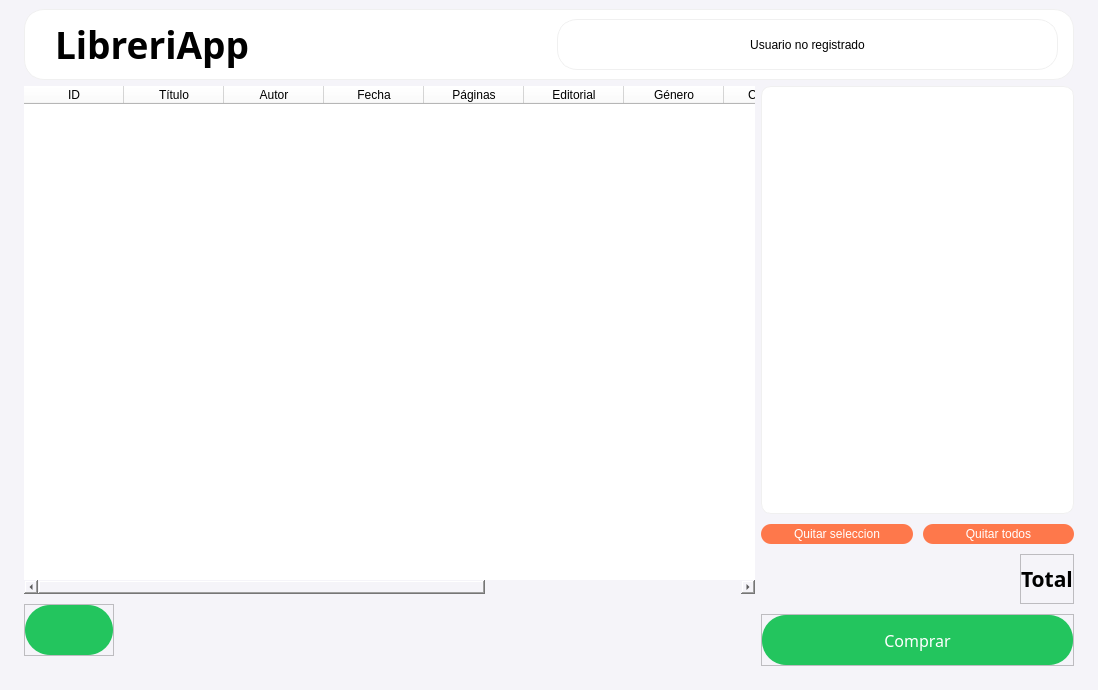
<?xml version="1.0" encoding="UTF-8"?>
<ui version="4.0">
 <class>MainWindow</class>
 <widget class="QMainWindow" name="MainWindow">
  <property name="geometry">
   <rect>
    <x>0</x>
    <y>0</y>
    <width>1098</width>
    <height>690</height>
   </rect>
  </property>
  <property name="windowTitle">
   <string>LibreriApp</string>
  </property>
  <property name="styleSheet">
   <string notr="true">background-color: rgb(245, 244, 249);
</string>
  </property>
  <widget class="QWidget" name="centralwidget">
   <layout class="QHBoxLayout" name="horizontalLayout_3">
    <item>
     <layout class="QVBoxLayout" name="verticalLayout" stretch="1,9">
      <property name="spacing">
       <number>6</number>
      </property>
      <property name="leftMargin">
       <number>15</number>
      </property>
      <property name="rightMargin">
       <number>15</number>
      </property>
      <item alignment="Qt::AlignBottom">
       <widget class="QFrame" name="frame">
        <property name="styleSheet">
         <string notr="true">background-color:rgb(255,255,255);
border:1px solid rgb(240, 240, 240);
border-radius: 20;
</string>
        </property>
        <property name="frameShape">
         <enum>QFrame::StyledPanel</enum>
        </property>
        <property name="frameShadow">
         <enum>QFrame::Raised</enum>
        </property>
        <layout class="QHBoxLayout" name="horizontalLayout_4">
         <property name="spacing">
          <number>0</number>
         </property>
         <property name="leftMargin">
          <number>30</number>
         </property>
         <property name="topMargin">
          <number>9</number>
         </property>
         <property name="rightMargin">
          <number>15</number>
         </property>
         <item>
          <widget class="QLabel" name="titulo">
           <property name="font">
            <font>
             <family>Volkswagen-Serial</family>
             <pointsize>28</pointsize>
             <weight>75</weight>
             <bold>true</bold>
            </font>
           </property>
           <property name="styleSheet">
            <string notr="true">background-color:rgba(0,0,0,0);
border: none</string>
           </property>
           <property name="text">
            <string>LibreriApp</string>
           </property>
          </widget>
         </item>
         <item>
          <widget class="QLabel" name="usuario">
           <property name="minimumSize">
            <size>
             <width>200</width>
             <height>0</height>
            </size>
           </property>
           <property name="maximumSize">
            <size>
             <width>750</width>
             <height>750</height>
            </size>
           </property>
           <property name="text">
            <string>Usuario no registrado</string>
           </property>
           <property name="alignment">
            <set>Qt::AlignCenter</set>
           </property>
           <property name="wordWrap">
            <bool>false</bool>
           </property>
           <property name="margin">
            <number>10</number>
           </property>
          </widget>
         </item>
        </layout>
       </widget>
      </item>
      <item>
       <layout class="QHBoxLayout" name="hLayout" stretch="7,3">
        <property name="leftMargin">
         <number>0</number>
        </property>
        <property name="topMargin">
         <number>0</number>
        </property>
        <property name="rightMargin">
         <number>0</number>
        </property>
        <property name="bottomMargin">
         <number>15</number>
        </property>
        <item>
         <layout class="QVBoxLayout" name="verticalLayout_2" stretch="7,1">
          <property name="spacing">
           <number>0</number>
          </property>
          <item>
           <widget class="QTableWidget" name="tabla">
            <property name="styleSheet">
             <string notr="true">background-color:rgb(255, 255, 255);
border: none</string>
            </property>
            <column>
             <property name="text">
              <string>ID</string>
             </property>
            </column>
            <column>
             <property name="text">
              <string>Título</string>
             </property>
            </column>
            <column>
             <property name="text">
              <string>Autor</string>
             </property>
            </column>
            <column>
             <property name="text">
              <string>Fecha</string>
             </property>
            </column>
            <column>
             <property name="text">
              <string>Páginas</string>
             </property>
            </column>
            <column>
             <property name="text">
              <string>Editorial</string>
             </property>
            </column>
            <column>
             <property name="text">
              <string>Género</string>
             </property>
            </column>
            <column>
             <property name="text">
              <string>Categoria</string>
             </property>
            </column>
            <column>
             <property name="text">
              <string>Sinopsis</string>
             </property>
            </column>
            <column>
             <property name="text">
              <string>Formato</string>
             </property>
            </column>
            <column>
             <property name="text">
              <string>Precio</string>
             </property>
            </column>
           </widget>
          </item>
          <item alignment="Qt::AlignLeft|Qt::AlignVCenter">
           <widget class="QFrame" name="frame_4">
            <property name="frameShape">
             <enum>QFrame::StyledPanel</enum>
            </property>
            <property name="frameShadow">
             <enum>QFrame::Raised</enum>
            </property>
            <layout class="QHBoxLayout" name="horizontalLayout">
             <property name="spacing">
              <number>0</number>
             </property>
             <property name="leftMargin">
              <number>0</number>
             </property>
             <property name="topMargin">
              <number>0</number>
             </property>
             <property name="rightMargin">
              <number>0</number>
             </property>
             <property name="bottomMargin">
              <number>0</number>
             </property>
             <item>
              <widget class="QPushButton" name="agregarLibro">
               <property name="minimumSize">
                <size>
                 <width>50</width>
                 <height>50</height>
                </size>
               </property>
               <property name="font">
                <font>
                 <pointsize>25</pointsize>
                </font>
               </property>
               <property name="styleSheet">
                <string notr="true">border-radius: 25; 
background-color:rgb(35, 197, 94);
border-color: rgb(0, 0, 0);</string>
               </property>
               <property name="text">
                <string/>
               </property>
               <property name="icon">
                <iconset>
                 <normaloff>plus.png</normaloff>plus.png</iconset>
               </property>
               <property name="iconSize">
                <size>
                 <width>52</width>
                 <height>52</height>
                </size>
               </property>
              </widget>
             </item>
            </layout>
           </widget>
          </item>
         </layout>
        </item>
        <item>
         <layout class="QVBoxLayout" name="verticalLayout_3" stretch="9,0,1,1">
          <property name="spacing">
           <number>10</number>
          </property>
          <property name="sizeConstraint">
           <enum>QLayout::SetDefaultConstraint</enum>
          </property>
          <property name="leftMargin">
           <number>0</number>
          </property>
          <property name="topMargin">
           <number>0</number>
          </property>
          <property name="rightMargin">
           <number>0</number>
          </property>
          <property name="bottomMargin">
           <number>0</number>
          </property>
          <item>
           <widget class="QListWidget" name="carrito">
            <property name="styleSheet">
             <string notr="true">background-color:rgb(255, 255, 255);
border-radius: 10;
border: 1px solid rgb(240,240,240)</string>
            </property>
           </widget>
          </item>
          <item>
           <layout class="QHBoxLayout" name="horizontalLayout_5">
            <item>
             <widget class="QPushButton" name="quitarSeleccion">
              <property name="minimumSize">
               <size>
                <width>20</width>
                <height>20</height>
               </size>
              </property>
              <property name="maximumSize">
               <size>
                <width>250</width>
                <height>250</height>
               </size>
              </property>
              <property name="styleSheet">
               <string notr="true">background-color:rgb(254, 120, 75);
border-radius:10;
color:white</string>
              </property>
              <property name="text">
               <string>Quitar seleccion</string>
              </property>
             </widget>
            </item>
            <item>
             <widget class="QPushButton" name="quitarTodos">
              <property name="maximumSize">
               <size>
                <width>250</width>
                <height>250</height>
               </size>
              </property>
              <property name="styleSheet">
               <string notr="true">background-color:rgb(254, 120, 75);
border-radius: 10;
color:white</string>
              </property>
              <property name="text">
               <string>Quitar todos</string>
              </property>
             </widget>
            </item>
           </layout>
          </item>
          <item alignment="Qt::AlignRight">
           <widget class="QFrame" name="frame_3">
            <property name="frameShape">
             <enum>QFrame::StyledPanel</enum>
            </property>
            <property name="frameShadow">
             <enum>QFrame::Raised</enum>
            </property>
            <layout class="QHBoxLayout" name="horizontalLayout_2">
             <property name="leftMargin">
              <number>0</number>
             </property>
             <property name="rightMargin">
              <number>0</number>
             </property>
             <item>
              <widget class="QLabel" name="total">
               <property name="font">
                <font>
                 <family>Volkswagen-Serial</family>
                 <pointsize>16</pointsize>
                 <weight>75</weight>
                 <bold>true</bold>
                </font>
               </property>
               <property name="text">
                <string>Total</string>
               </property>
              </widget>
             </item>
            </layout>
           </widget>
          </item>
          <item>
           <widget class="QFrame" name="frame_2">
            <property name="frameShape">
             <enum>QFrame::StyledPanel</enum>
            </property>
            <property name="frameShadow">
             <enum>QFrame::Raised</enum>
            </property>
            <layout class="QVBoxLayout" name="verticalLayout_4">
             <property name="spacing">
              <number>0</number>
             </property>
             <property name="leftMargin">
              <number>0</number>
             </property>
             <property name="topMargin">
              <number>0</number>
             </property>
             <property name="rightMargin">
              <number>0</number>
             </property>
             <property name="bottomMargin">
              <number>0</number>
             </property>
             <item>
              <widget class="QPushButton" name="comprar">
               <property name="minimumSize">
                <size>
                 <width>0</width>
                 <height>50</height>
                </size>
               </property>
               <property name="font">
                <font>
                 <family>Volkswagen-Serial</family>
                 <pointsize>12</pointsize>
                 <weight>50</weight>
                 <italic>false</italic>
                 <bold>false</bold>
                 <underline>false</underline>
                 <strikeout>false</strikeout>
                 <kerning>true</kerning>
                </font>
               </property>
               <property name="focusPolicy">
                <enum>Qt::StrongFocus</enum>
               </property>
               <property name="styleSheet">
                <string notr="true">border-radius:  24; background-color:rgb(35, 197, 94);color:white</string>
               </property>
               <property name="text">
                <string>Comprar</string>
               </property>
              </widget>
             </item>
            </layout>
           </widget>
          </item>
         </layout>
        </item>
       </layout>
      </item>
     </layout>
    </item>
   </layout>
  </widget>
 </widget>
 <resources/>
 <connections/>
</ui>
